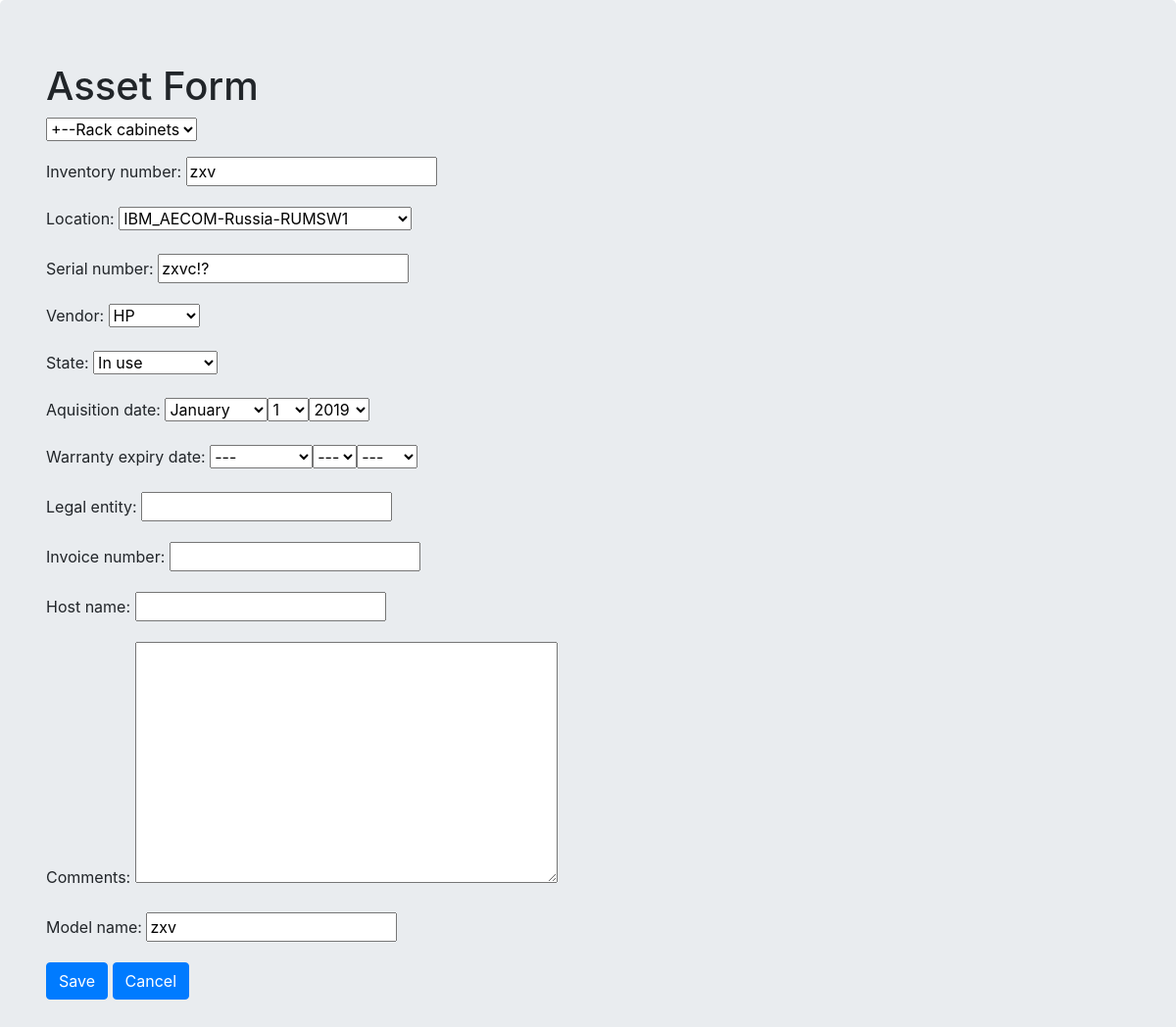
Before: /assets/6/edit/ (signed in) with the older database file.
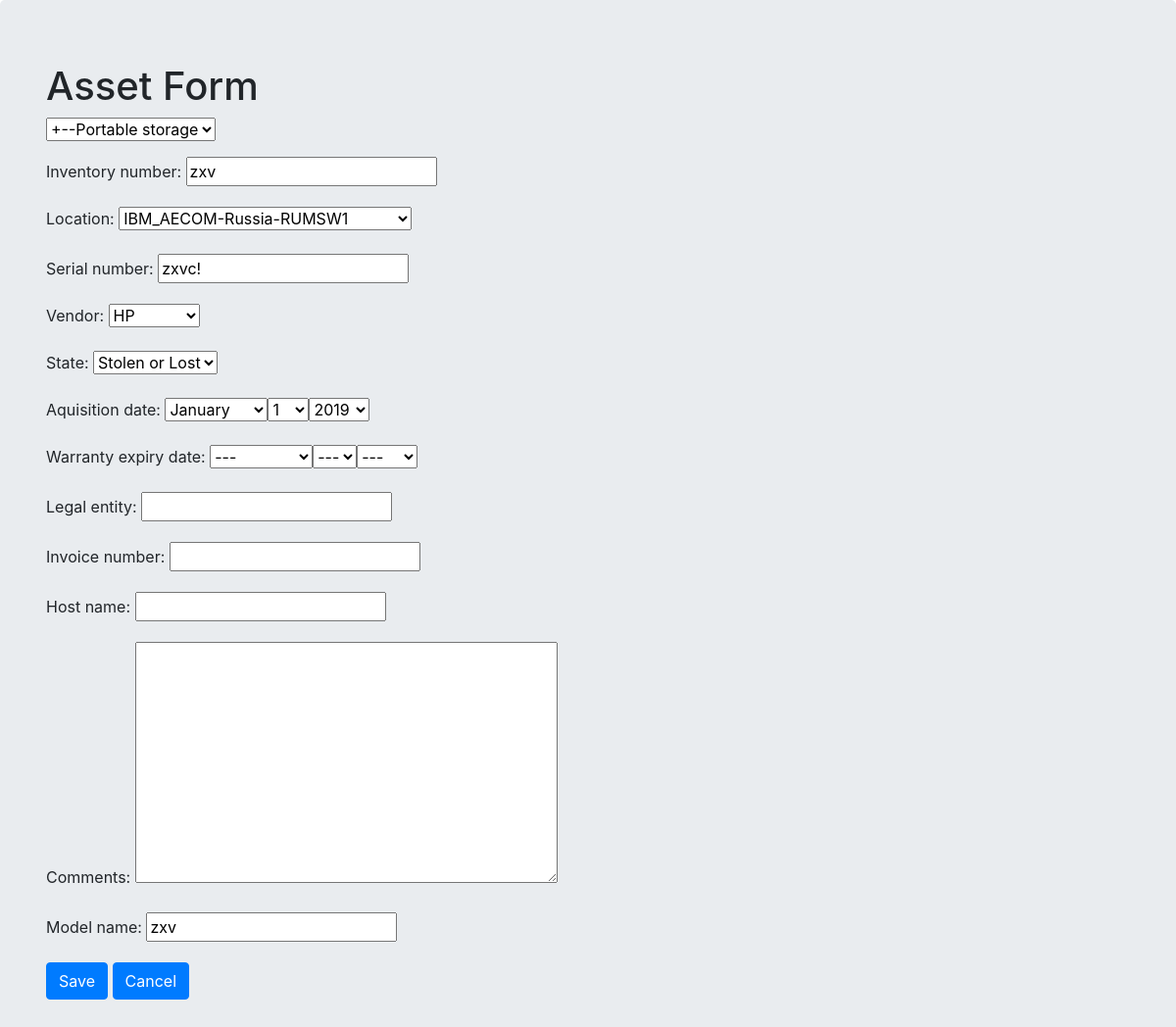
After: the same page with the newer database file.
### assets_app/models.py (models this page shows, shortened)
class Asset(models.Model):
    inventory_number = models.CharField(max_length=50, unique=True)
    model_name = models.CharField(max_length=50, unique=False, blank=False)
    category = TreeForeignKey('Category', on_delete=models.SET('UNCATEGORISED'), blank=False)
    location = models.ForeignKey('Location', on_delete=models.SET('NOT SET'), blank=False, null=True)
    serial_number = models.CharField(max_length=50, blank=False, null=True)
    vendor = models.ForeignKey(Vendor, on_delete=models.SET('NOT SET'), blank=False, null=True)
    state = models.ForeignKey(State, on_delete=models.SET('NOT SET'), blank=False, null=True)
    aquisition_date = models.DateField(null=True)
    warranty_expiry_date = models.DateField(blank=True, null=True)
    added_on = models.DateTimeField(editable=False, default=timezone.now)
    modified_on = models.DateTimeField(editable=False, default=timezone.now)
    legal_entity = models.CharField(max_length=100, blank=True)
    invoice_number = models.CharField(max_length=50, blank=True)
    host_name = models.CharField(max_length=100, blank=True)
    comments = models.TextField(blank=True)
    class Meta:
        verbose_name = 'Asset'
        verbose_name_plural = 'Assets'

### assets_app/views.py (the view, shortened to what this page needs)
# urls.py: url(r'^assets/(?P<pk>\d+)/edit/$', views.AssetUpdateView.as_view(), name='asset_edit'),
class AssetUpdateView(LoginRequiredMixin,SameLocationOnlyMixin,UpdateView):
    form_class = AssetForm
    model = Asset
    def get_form_kwargs(self, *args, **kwargs):
        kwargs = super(AssetUpdateView, self).get_form_kwargs(*args, **kwargs)
        kwargs['user_id'] = self.request.user.pk
        return kwargs
    def get_context_data(self, **kwargs):
            context = super(AssetUpdateView, self).get_context_data(**kwargs)
            asset = Asset.objects.get(id=self.kwargs.get('pk', 0))
            context['initial_category'] = Category.objects.get(id=asset.category.pk)
            return context

### assets_app/models.py (called while the page is built)
    def __str__(self):
        return self.name

    def __str__(self):
        return self.name

    def __str__(self):
        return self.name

### assets_app/views.py (called while the page is built)
    def has_permissions(self,**kwargs):
        user_locations = Employee.objects.filter(user=self.request.user.id).values_list('permitted_locations',flat=True)
        asset_locations = Asset.objects.get(pk=self.kwargs.get('pk',0)).location.id
        return asset_locations in user_locations

    def dispatch(self, request, *args, **kwargs):
        if not self.has_permissions():
            return render(request, 'assets_app/no_access.html', context=None)
        return super(SameLocationOnlyMixin, self).dispatch(request, *args, **kwargs)

### templates/assets_app/asset_form.html (shortened to what this page needs)
<!DOCTYPE html>
{% load mptt_tags %}
<html>
    <head>
        <link rel="stylesheet" href="https://stackpath.bootstrapcdn.com/bootstrap/4.3.1/css/bootstrap.min.css">
    </head>
    <body>
    <div class='jumbotron'>
        <div class='container'>
            <h1>Asset Form</h1>
            <form class='post-form' method='POST'>
                <p>
                    <select name="category" id="id_category" required>
                        <option value="{{initial_category.id}}">+--{{initial_category.name}}</option>
                    </select>
                </p>
                {{form.as_p}}
                <div class='glyphicon glyphicon-plus'>
                    <button type='submit' class='btn btn-primary'>Save</button>
                    <button type='button' class='btn btn-primary' onClick="window.history.back();return false;">Cancel</button>
                </div>
            </form>
        </div>
    </div>
    </body>
</html>

Changed rows visible on the page:
changed Asset "zxv": serial_number "zxvc!?" → "zxvc!"; state "In use" → "Stolen or Lost"
Other visible differences:
form field category: "+--Rack cabinets" → "+--Portable storage"
